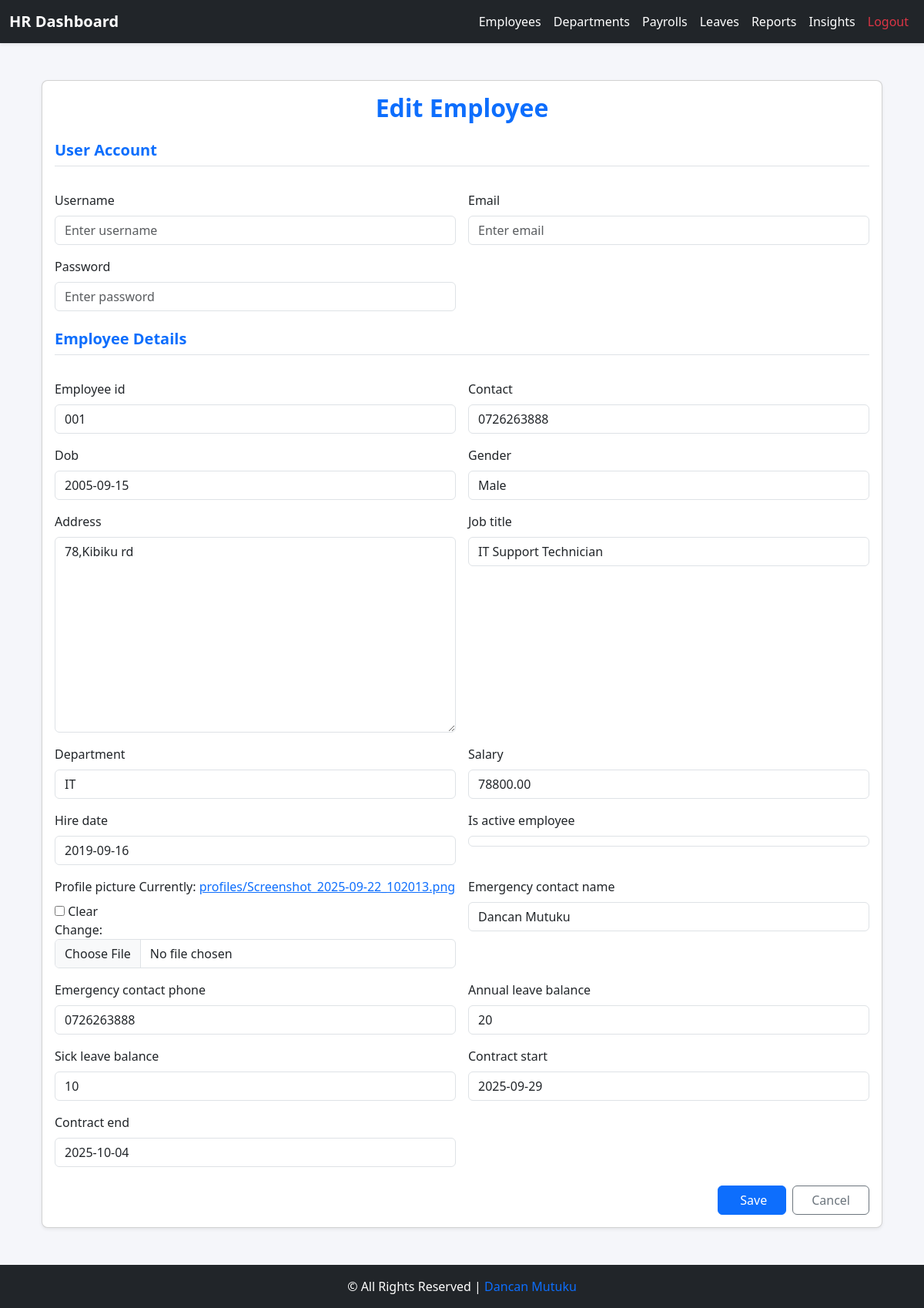
/hr/employees/1/edit/ (signed in), run on the app's committed database.
### core/models.py (models this page shows, shortened)
class Employee(models.Model):
    user = models.OneToOneField(User, on_delete=models.CASCADE, related_name='employee_profile')
    employee_id = models.CharField(max_length=20, unique=True, blank=True, null=True)
    contact = models.CharField(max_length=20, blank=True)
    dob = models.DateField(null=True, blank=True)
    gender = models.CharField(max_length=1, choices=GENDER_CHOICES, blank=True)
    address = models.TextField(blank=True)
    job_title = models.CharField(max_length=100, blank=True)
    department = models.ForeignKey(Department, on_delete=models.SET_NULL, null=True, blank=True)
    salary = models.DecimalField(
        max_digits=10, decimal_places=2, default=0, validators=[MinValueValidator(0)]
    )
    hire_date = models.DateField(null=True, blank=True)
    is_active_employee = models.BooleanField(default=True)
    profile_picture = models.ImageField(upload_to="profiles/", blank=True, null=True)
    emergency_contact_name = models.CharField(max_length=100, blank=True, null=True)
    emergency_contact_phone = models.CharField(max_length=20, blank=True, null=True)
    annual_leave_balance = models.IntegerField(default=20)
    sick_leave_balance = models.IntegerField(default=10)
    contract_start = models.DateField(null=True, blank=True)
    contract_end = models.DateField(null=True, blank=True)

### core/views.py (the view, shortened to what this page needs)
# urls.py: path("hr/employees/<int:pk>/edit/", views.hr_employee_edit, name="hr_employee_edit"),
@login_required
@group_required('HR')
def hr_employee_edit(request, pk):
    employee = get_object_or_404(Employee, pk=pk)
    EmployeeFormClass = modelform_factory(Employee, exclude=['user'])
    form = None
    if not form:
        form = EmployeeFormClass(instance=employee)
    return render(request, "hr/hr_employee_form.html", {
        "employee_form": form,
        "employee": employee
    })

### core/models.py (called while the page is built)
    def __str__(self):
        return self.name

### core/views.py (called while the page is built)
def group_required(group_name):
    def check(user):
        return user.is_superuser or user.groups.filter(name=group_name).exists()
    return user_passes_test(check)

### core/templates/hr/hr_employee_form.html (shortened to what this page needs)
{% extends "base_hr.html" %}
{% load static %}
{% load widget_tweaks %}
{% block content %}
<div class="container py-4">
    <div class="card shadow-sm rounded-3">
        <div class="card-body">
            <h2 class="card-title mb-4 text-center text-primary fw-bold">
                {% if employee %}Edit Employee{% else %}Add Employee{% endif %}
            </h2>
            <form method="post" enctype="multipart/form-data" novalidate>
                <div class="row g-3">
                    <div class="col-12">
                        <h5 class="border-bottom pb-2 mb-3 text-primary fw-semibold">User Account</h5>
                    </div>
                    <div class="col-12 col-md-6">
                        <label class="form-label">Username</label>
                        <input type="text" name="username" class="form-control" placeholder="Enter username" required>
                    </div>
                    <div class="col-12 col-md-6">
                        <label class="form-label">Email</label>
                        <input type="email" name="email" class="form-control" placeholder="Enter email" required>
                    </div>
                    <div class="col-12 col-md-6">
                        <label class="form-label">Password</label>
                        <input type="password" name="password" class="form-control" placeholder="Enter password" required>
                    </div>
                    <div class="col-12 mt-4">
                        <h5 class="border-bottom pb-2 mb-3 text-primary fw-semibold">Employee Details</h5>
                    </div>
                    {% for field in employee_form %}
                        <div class="col-12 col-md-6">
                            <label class="form-label">{{ field.label }}</label>
                            {% render_field field class="form-control" %}
                        </div>
                    {% endfor %}
                </div>
                <div class="d-flex flex-column flex-sm-row gap-2 justify-content-end mt-4">
                    <button type="submit" class="btn btn-primary px-4">
                         Save
                    </button>
                    <a href="{% url 'hr_employee_list' %}" class="btn btn-outline-secondary px-4">Cancel</a>
                </div>
            </form>
        </div>
    </div>
</div>
{% endblock %}

### core/templates/base_hr.html (style rules this page uses)
body { min-height: 100vh; display: flex; flex-direction: column; font-family: "Segoe UI", Tahoma, Geneva, Verdana, sans-serif; background-color: #f5f6fa; }

### data on the page
Employee: employee_id "001" "0726263888" "2005-09-15" "Male" "78,Kibiku rd" "IT Support Technician" "IT" "78800.00" "2019-09-16" "☑" "Dancan Mutuku" "0726263888" "20" "10" "2025-09-29" "2025-10-04"

### other printed values
{{ field.label }} "Employee id" "Contact" "Dob" "Gender" "Address" "Job title" "Department" "Salary" "Hire date" "Is active employee" "Profile picture" "Emergency contact name" "Emergency contact phone" "Annual leave balance" "Sick leave balance" "Contract start" "Contract end"
